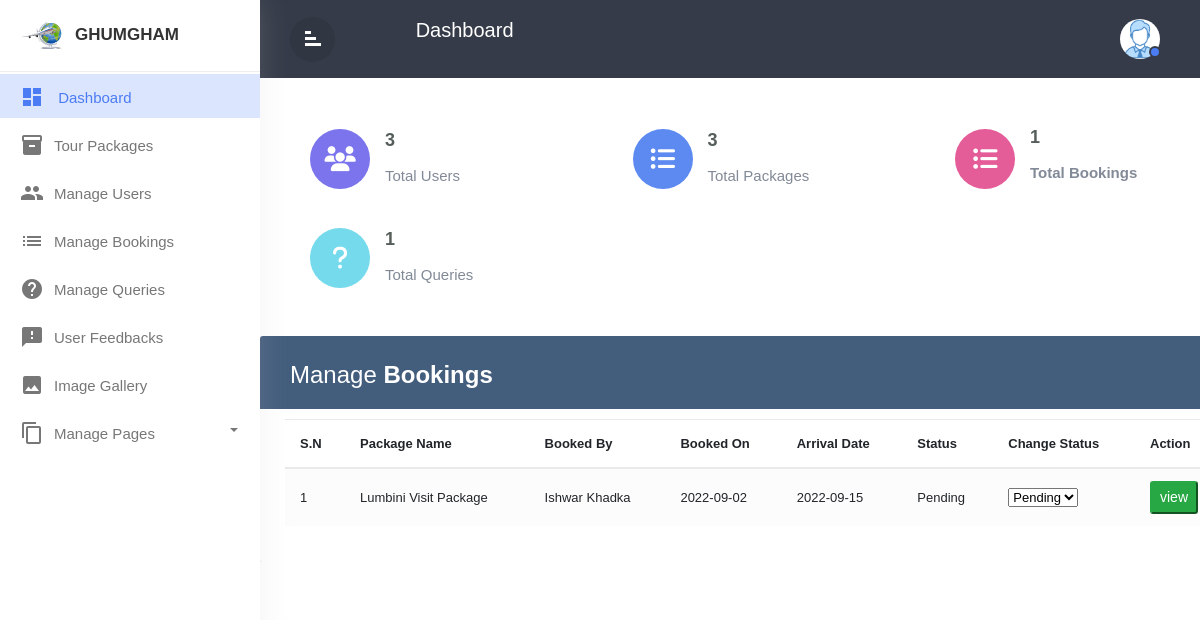
The page /Ghumgham/Admin/managebookings.php (signed in) on the database its author committed.
### tables this page shows
CREATE TABLE `booking` (
  `id` int NOT NULL,
  `userid` int NOT NULL,
  `packageid` int NOT NULL,
  `arrivaldate` varchar(50) NOT NULL,
  `adults` int NOT NULL,
  `children` int NOT NULL,
  `bookingdate` date NOT NULL,
  `contactmethod` varchar(50) NOT NULL,
  `status` varchar(50) NOT NULL,
  `message` varchar(1000) NOT NULL
);

CREATE TABLE `packages` (
  `id` int NOT NULL,
  `name` varchar(100) NOT NULL,
  `location` varchar(100) NOT NULL,
  `route` varchar(100) NOT NULL,
  `duration` varchar(100) NOT NULL,
  `estimatedcost` int NOT NULL,
  `childaddons` int NOT NULL,
  `overview` text NOT NULL,
  `included` text NOT NULL,
  `notincluded` text NOT NULL,
  `itinerary` text NOT NULL,
  `image` varchar(255) DEFAULT NULL
);

CREATE TABLE `users` (
  `id` int NOT NULL,
  `name` varchar(255) NOT NULL,
  `password` varchar(100) NOT NULL,
  `contact` varchar(50) NOT NULL,
  `address` varchar(255) NOT NULL,
  `email` varchar(100) NOT NULL,
  `image` varchar(255) NOT NULL,
  `created_at` date DEFAULT NULL,
  `updated_at` date DEFAULT NULL
);

### Ghumgham/Admin/managebookings.php (called while the page is built, shortened)
<?php
    include './nav.php';
    include './bookings.php';
?>

### Ghumgham/Admin/bookings.php (the view, shortened to what this page needs)
<?php
    global $pdo;
    $sql = "SELECT booking.id as id, packages.name as packagename, users.name as username, booking.bookingdate as bookedon , booking.arrivaldate as arrivingdate, booking.status as bookingstatus FROM booking JOIN users ON booking.userid = users.id JOIN packages ON booking.packageid = packages.id";
    $statement = $pdo->query($sql);
    $bookings = $statement->fetchAll(PDO::FETCH_ASSOC);
?>
<div class="main">
    <div class="container-xl">
        <div class="table-responsive">
            <div class="table-wrapper">
                <div class="table-title">
                    <div class="row">
                        <div class="col-sm-6">
                            <h2>Manage <b>Bookings</b></h2>
                        </div>
                    </div>
                </div>
                <table class="table table-striped table-hover">
                    <thead>
                        <tr>
                            <th>
                                S.N
                            </th>
                            <th>Package Name</th>
                            <th>Booked By</th>
                            <th>Booked on</th>
                            <th>Arrival Date</th>
                            <th>Status</th>
                            <th>Change Status</th>
                            <th>Action</th>
                        </tr>
                    </thead>
                    <tbody>
                        <?php
                        $i = 0;
                        foreach($bookings as $booking) {
                            $i = $i+1;
                        ?>
                        <tr>
                            <td>
                                <?= $i;?>
                            </td>
                            <td><?= $booking['packagename'];?></td>
                            <td><?= $booking['username'];?></td>
                            <td><?= $booking['bookedon'];?></</td>
                            <td><?= $booking['arrivingdate'];?></</td>
                            <td><?= $booking['bookingstatus'];?></</td>
                            <td>
                                <select onchange = "status_update(this.options[this.selectedIndex].value, '<?= $booking['id'];?>')">
                                    <option value="Pending">Pending</option>
                                </select>
                            </td>
                            <td>
                                <button type="button" class="viewBookingBtn btn-sm btn-success mr-1" value="<?=$booking['id'];?>" data-toggle="modal">view</button>
                            </td>
                        </tr>
                        <?php } ?>
                    </tbody>
                </table>
            </div>
        </div>
    </div>

### Ghumgham/Admin/style.css (style rules this page uses)
* { margin: 0; padding:0; box-sizing:border-box; font-family:'Poppins' ,sans-serif; }
body,html { line-height:1.8; font-family:'Poppins',sans-serif; color:#555e58; text-transform:capitalize; font-weight:400; margin:0px; padding:0px; }
h1,h2,h3,h4,h5,h6,.h1,.h3,.h4 { font-weight:400; line-height:1.5em; }
a { color:#333; font-weight:400; }
button { cursor:pointer; }
ul,ol { padding:0px; margin:0px; list-style:none; }
a,a:hover,a:focus { color:#333; text-decoration:none; transition:all 0.3s; }
.wrapper { position:relative; width:100%; overflow:auto; }
#sidebar { position:fixed; height:100%!important; top:0; left:0; bottom:0; z-index:11; width:260px; overflow:auto; transition:all 0.3s; background-color:#fff; box-shadow:0 0 30px 0 rgba(200 200 200 / 20%); }
#sidebar .sidebar-header { padding:20px; background-color:#fff; border-bottom:1px solid #eee; }
.sidebar-header h3 { color:#333; font-size:17px; margin:0px; text-transform:uppercase; transition:all 0.5s ease; font-weight:600; }
.sidebar-header h3 img { width:45px; margin-right:10px; }
#sidebar ul li { padding:2px 0px; }
#sidebar ul li.active> a { color:#4c7cf3; background-color:#DBE5FD; }
#sidebar ul li.active> a i { color:#4c7cf3; }
.dropdown-toggle::after { position:absolute; right:22px; top:18px; color:#777777; }
#sidebar ul li.dropdown { position:sticky; }
#sidebar ul li a { padding:5px 10px 5px 20px; line-height:30px; font-size:15px; position:relative; font-weight:400; display:block; color:#777777; text-transform:capitalize; }
#sidebar ul li a i { position:relative; margin-right:10px; top:6px; }
.main { color: #566787; background: #f5f5f5; font-family: 'Varela Round', sans-serif; font-size: 13px; }
.table-responsive { margin: 30px 0; }
.table-wrapper { background: #fff; padding: 20px 25px; border-radius: 3px; min-width: 1000px; box-shadow: 0 1px 1px rgba(0,0,0,.05); }
.table-title { padding-bottom: 15px; background: #435d7d; color: #fff; padding: 16px 30px; min-width: 100%; margin: -20px -25px 10px; border-radius: 3px 3px 0 0; }
.table-title h2 { margin: 5px 0 0; font-size: 24px; }
table.table tr th, table.table tr td { border-color: #e9e9e9; padding: 12px 15px; vertical-align: middle; }
table.table tr th:first-child { width: 60px; }
table.table tr th:last-child { width: 100px; }
table.table-striped tbody tr:nth-of-type(odd) { background-color: #fcfcfc; }

### rows shown on the page
booking: packageid.name "Lumbini Visit Package", userid.name "Ishwar Khadka", bookingdate "2022-09-02", arrivaldate "2022-09-15", status "Pending", id "Pending"

### other values the page prints
$number_of_users "3"
$total_packages "3"
$total_bookings "1"
$total_queries "1"
